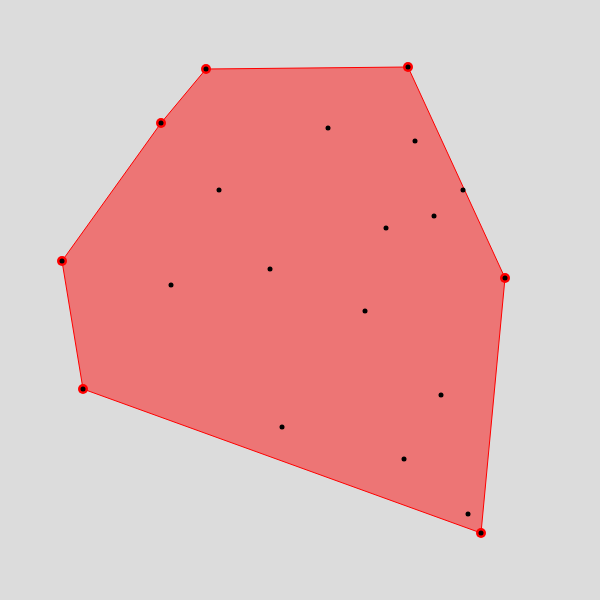
Frame 1 (no input)
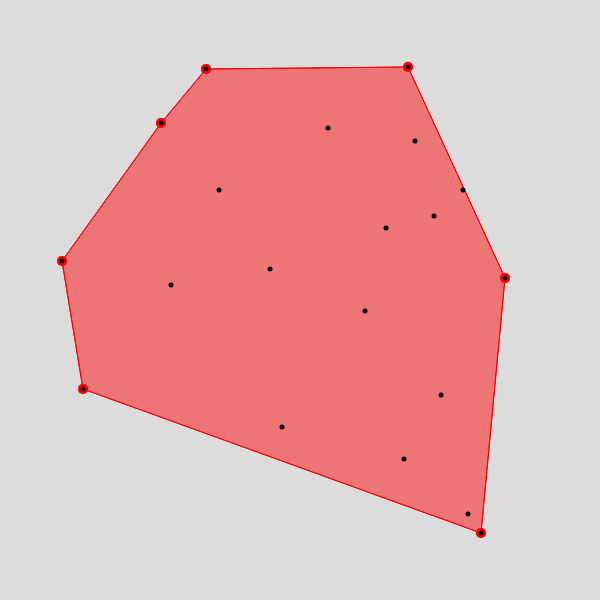
Frame 2 (the mouse pressed at the canvas centre, redrawn once)

The p5.js sketch that drew these frames (run headless with seeded random() and noise() and a simulated clock; the mouse was pressed at the canvas centre and the sketch redrawn once):

// p5.js sketch
// ── sketch.js
//https://en.wikipedia.org/wiki/Gift_wrapping_algorithm
// Using jarvis method

let S; // Set of Points
let P; // Points in the hull
const NUM_POINTS = 20;
const OFFSET = 30;

let on_hull;
let next_point;

function setup() {
  createCanvas(600, 600);
  S = new Array(NUM_POINTS);
  P = new Array();
  for (let i = 0; i < S.length; i++) {
    S[i] = createVector(
      int(random(OFFSET, width - OFFSET)),
      int(random(OFFSET, height - OFFSET))
    );
  }
  S.sort((a, b) => a.x - b.x);
  noLoop()
}

function draw() {
  background(220);
  gift_wrapping()
  
  stroke(255,0,0)
  fill(255,0,0,120)
  beginShape()
  for(let i = 0; i < P.length; i++){
    vertex(P[i].x, P[i].y)
  }
  
  endShape(CLOSE)

  noStroke();
   fill(255, 0, 0);
    for (let i = 0; i < P.length; i++) {
    ellipse(P[i].x, P[i].y, 10);
  }

  
  fill(0);
  for (let i = 0; i < S.length; i++) {
    ellipse(S[i].x, S[i].y, 5);
  }
}

function orientation(p1, p2, p3) {
  let d = (p3.y - p2.y) * (p2.x - p1.x) - (p2.y - p1.y) * (p3.x - p2.x);
  if (d > 0) {
    return 1;
  } else {
    if (d < 0) {
      return -1;
    } else {
      return 0;
    }
  }
}

function gift_wrapping() {
  on_hull = S[0].copy();
  while (1) {
    P.push(on_hull);
    next_point = S[0].copy();
    for (let i = 0; i < S.length; i++) {
      let o = orientation(on_hull, next_point, S[i]);
      if (
        next_point.equals(on_hull) ||
        o == 1 ||
        (o == 0 &&
          p5.Vector.dist(on_hull, S[i]) > p5.Vector.dist(on_hull, next_point))
      ) {
        next_point = S[i].copy();
      }
    }
    
    on_hull = next_point.copy();
    if (on_hull.equals(P[0])) {
      print('done')
      break;
    }
  }
}
